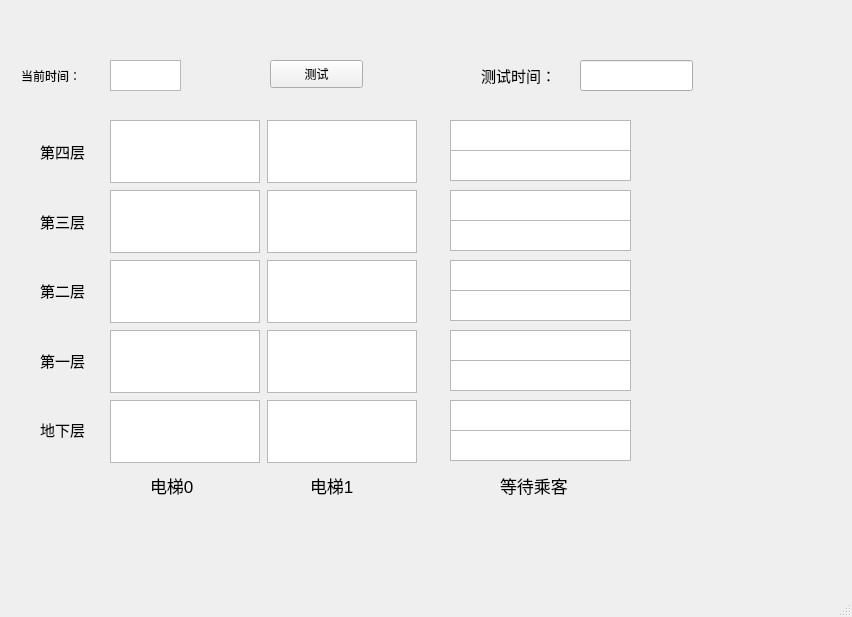
<?xml version="1.0" encoding="UTF-8"?>
<ui version="4.0">
 <class>MainWindow</class>
 <widget class="QMainWindow" name="MainWindow">
  <property name="geometry">
   <rect>
    <x>0</x>
    <y>0</y>
    <width>852</width>
    <height>617</height>
   </rect>
  </property>
  <property name="windowTitle">
   <string>电梯模拟</string>
  </property>
  <property name="windowIcon">
   <iconset>
    <normaloff>C:/Users/蓝/Desktop/ustc.png</normaloff>C:/Users/蓝/Desktop/ustc.png</iconset>
  </property>
  <widget class="QWidget" name="centralwidget">
   <widget class="QLabel" name="label_8">
    <property name="geometry">
     <rect>
      <x>310</x>
      <y>470</y>
      <width>61</width>
      <height>31</height>
     </rect>
    </property>
    <property name="font">
     <font>
      <pointsize>13</pointsize>
     </font>
    </property>
    <property name="text">
     <string>电梯1</string>
    </property>
   </widget>
   <widget class="QTextBrowser" name="first4">
    <property name="geometry">
     <rect>
      <x>110</x>
      <y>120</y>
      <width>150</width>
      <height>63</height>
     </rect>
    </property>
   </widget>
   <widget class="QTextBrowser" name="second0">
    <property name="geometry">
     <rect>
      <x>267</x>
      <y>400</y>
      <width>150</width>
      <height>63</height>
     </rect>
    </property>
   </widget>
   <widget class="QTextBrowser" name="first0">
    <property name="geometry">
     <rect>
      <x>110</x>
      <y>400</y>
      <width>150</width>
      <height>63</height>
     </rect>
    </property>
   </widget>
   <widget class="QTextBrowser" name="passenger0up">
    <property name="geometry">
     <rect>
      <x>450</x>
      <y>400</y>
      <width>181</width>
      <height>31</height>
     </rect>
    </property>
   </widget>
   <widget class="QTextBrowser" name="second2">
    <property name="geometry">
     <rect>
      <x>267</x>
      <y>260</y>
      <width>150</width>
      <height>63</height>
     </rect>
    </property>
   </widget>
   <widget class="QTextBrowser" name="passenger2up">
    <property name="geometry">
     <rect>
      <x>450</x>
      <y>260</y>
      <width>181</width>
      <height>31</height>
     </rect>
    </property>
   </widget>
   <widget class="QTextBrowser" name="passenger3up">
    <property name="geometry">
     <rect>
      <x>450</x>
      <y>190</y>
      <width>181</width>
      <height>31</height>
     </rect>
    </property>
   </widget>
   <widget class="QTextBrowser" name="first3">
    <property name="geometry">
     <rect>
      <x>110</x>
      <y>190</y>
      <width>150</width>
      <height>63</height>
     </rect>
    </property>
   </widget>
   <widget class="QTextBrowser" name="first2">
    <property name="geometry">
     <rect>
      <x>110</x>
      <y>260</y>
      <width>150</width>
      <height>63</height>
     </rect>
    </property>
   </widget>
   <widget class="QTextBrowser" name="passenger4up">
    <property name="geometry">
     <rect>
      <x>450</x>
      <y>120</y>
      <width>181</width>
      <height>31</height>
     </rect>
    </property>
   </widget>
   <widget class="QWidget" name="layoutWidget">
    <property name="geometry">
     <rect>
      <x>40</x>
      <y>120</y>
      <width>56</width>
      <height>341</height>
     </rect>
    </property>
    <layout class="QVBoxLayout" name="verticalLayout">
     <item>
      <widget class="QLabel" name="label_5">
       <property name="font">
        <font>
         <pointsize>11</pointsize>
        </font>
       </property>
       <property name="text">
        <string>第四层</string>
       </property>
       <property name="textFormat">
        <enum>Qt::AutoText</enum>
       </property>
      </widget>
     </item>
     <item>
      <widget class="QLabel" name="label_4">
       <property name="font">
        <font>
         <pointsize>11</pointsize>
        </font>
       </property>
       <property name="text">
        <string>第三层</string>
       </property>
       <property name="textFormat">
        <enum>Qt::AutoText</enum>
       </property>
      </widget>
     </item>
     <item>
      <widget class="QLabel" name="label_3">
       <property name="font">
        <font>
         <pointsize>11</pointsize>
        </font>
       </property>
       <property name="text">
        <string>第二层</string>
       </property>
       <property name="textFormat">
        <enum>Qt::AutoText</enum>
       </property>
      </widget>
     </item>
     <item>
      <widget class="QLabel" name="label_2">
       <property name="font">
        <font>
         <pointsize>11</pointsize>
        </font>
       </property>
       <property name="text">
        <string>第一层</string>
       </property>
       <property name="textFormat">
        <enum>Qt::AutoText</enum>
       </property>
      </widget>
     </item>
     <item>
      <widget class="QLabel" name="label">
       <property name="font">
        <font>
         <pointsize>11</pointsize>
        </font>
       </property>
       <property name="text">
        <string>地下层</string>
       </property>
       <property name="textFormat">
        <enum>Qt::AutoText</enum>
       </property>
      </widget>
     </item>
    </layout>
   </widget>
   <widget class="QTextBrowser" name="second3">
    <property name="geometry">
     <rect>
      <x>267</x>
      <y>190</y>
      <width>150</width>
      <height>63</height>
     </rect>
    </property>
   </widget>
   <widget class="QLabel" name="label_10">
    <property name="geometry">
     <rect>
      <x>500</x>
      <y>470</y>
      <width>91</width>
      <height>31</height>
     </rect>
    </property>
    <property name="font">
     <font>
      <pointsize>13</pointsize>
     </font>
    </property>
    <property name="text">
     <string>等待乘客</string>
    </property>
   </widget>
   <widget class="QTextBrowser" name="second4">
    <property name="geometry">
     <rect>
      <x>267</x>
      <y>120</y>
      <width>150</width>
      <height>63</height>
     </rect>
    </property>
   </widget>
   <widget class="QTextBrowser" name="passenger1up">
    <property name="geometry">
     <rect>
      <x>450</x>
      <y>330</y>
      <width>181</width>
      <height>31</height>
     </rect>
    </property>
   </widget>
   <widget class="QTextBrowser" name="first1">
    <property name="geometry">
     <rect>
      <x>110</x>
      <y>330</y>
      <width>150</width>
      <height>63</height>
     </rect>
    </property>
    <property name="styleSheet">
     <string notr="true"/>
    </property>
   </widget>
   <widget class="QTextBrowser" name="second1">
    <property name="geometry">
     <rect>
      <x>267</x>
      <y>330</y>
      <width>150</width>
      <height>63</height>
     </rect>
    </property>
   </widget>
   <widget class="QLabel" name="label_9">
    <property name="geometry">
     <rect>
      <x>150</x>
      <y>470</y>
      <width>61</width>
      <height>31</height>
     </rect>
    </property>
    <property name="font">
     <font>
      <pointsize>13</pointsize>
     </font>
    </property>
    <property name="text">
     <string>电梯0</string>
    </property>
   </widget>
   <widget class="QPushButton" name="beginbtn">
    <property name="geometry">
     <rect>
      <x>270</x>
      <y>60</y>
      <width>93</width>
      <height>28</height>
     </rect>
    </property>
    <property name="text">
     <string>测试</string>
    </property>
   </widget>
   <widget class="QTextBrowser" name="passenger4down">
    <property name="geometry">
     <rect>
      <x>450</x>
      <y>150</y>
      <width>181</width>
      <height>31</height>
     </rect>
    </property>
   </widget>
   <widget class="QTextBrowser" name="passenger3down">
    <property name="geometry">
     <rect>
      <x>450</x>
      <y>220</y>
      <width>181</width>
      <height>31</height>
     </rect>
    </property>
   </widget>
   <widget class="QTextBrowser" name="passenger2down">
    <property name="geometry">
     <rect>
      <x>450</x>
      <y>290</y>
      <width>181</width>
      <height>31</height>
     </rect>
    </property>
   </widget>
   <widget class="QTextBrowser" name="passenger1down">
    <property name="geometry">
     <rect>
      <x>450</x>
      <y>360</y>
      <width>181</width>
      <height>31</height>
     </rect>
    </property>
   </widget>
   <widget class="QTextBrowser" name="passenger0down">
    <property name="geometry">
     <rect>
      <x>450</x>
      <y>430</y>
      <width>181</width>
      <height>31</height>
     </rect>
    </property>
   </widget>
   <widget class="QTextBrowser" name="timetxt">
    <property name="geometry">
     <rect>
      <x>110</x>
      <y>60</y>
      <width>71</width>
      <height>31</height>
     </rect>
    </property>
   </widget>
   <widget class="QLabel" name="label_6">
    <property name="geometry">
     <rect>
      <x>21</x>
      <y>60</y>
      <width>81</width>
      <height>31</height>
     </rect>
    </property>
    <property name="text">
     <string>当前时间：</string>
    </property>
   </widget>
   <widget class="QLineEdit" name="timeedit">
    <property name="geometry">
     <rect>
      <x>580</x>
      <y>60</y>
      <width>113</width>
      <height>31</height>
     </rect>
    </property>
   </widget>
   <widget class="QLabel" name="label_7">
    <property name="geometry">
     <rect>
      <x>481</x>
      <y>60</y>
      <width>81</width>
      <height>31</height>
     </rect>
    </property>
    <property name="font">
     <font>
      <pointsize>11</pointsize>
     </font>
    </property>
    <property name="text">
     <string>测试时间：</string>
    </property>
   </widget>
  </widget>
  <widget class="QMenuBar" name="menubar">
   <property name="geometry">
    <rect>
     <x>0</x>
     <y>0</y>
     <width>852</width>
     <height>26</height>
    </rect>
   </property>
  </widget>
  <widget class="QStatusBar" name="statusbar"/>
 </widget>
 <resources/>
 <connections/>
</ui>
